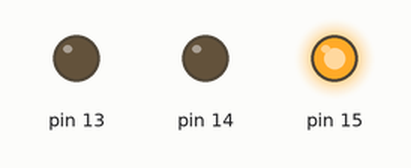
A program run on a simulated MicroPython board. Parts: output pins drawn as LEDs (lit = HIGH).

Above: at 3.5 s.
At 8.0 s:
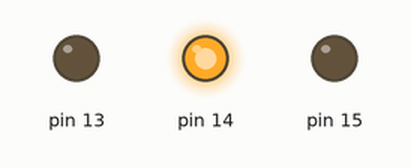
At 11.5 s:
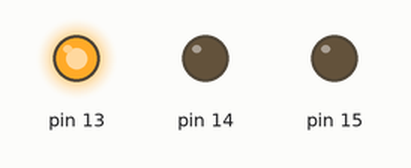
Timing chart, 0 to 18.2 s (numbered marks = the images above):
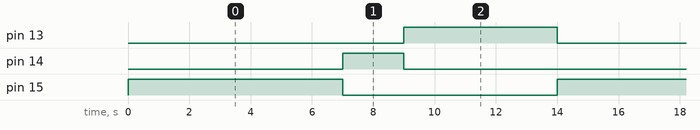

The program:

traffic_light.py
```python
from machine import Pin
import utime

class Light:
    """Represents a single light. Owns the Pin for the light, and is responsible for activating it
    """
    def __init__(self, pin_no, duration):
        """Inits the Light

        Args:
            pin_no (int): GPIO pin number.
            duration (int): seconds to run the light
        """
        self.pin = Pin(pin_no, Pin.OUT)
        self.duration = duration
        self.pin.off()

    def activate(self):
        """Activates the light for duration number of seconds.
        """
        self.pin.on()
        utime.sleep(self.duration)
        self.pin.off()

class TrafficLight:
    """Represents a traffic light, with a go, slow, and stop signal.
    Light order is stop, slow, go.
    """
    def __init__(self, go_num, slow_num, stop_num):
        self.go = Light(go_num, 5)
        self.slow = Light(slow_num, 2)
        self.stop = Light(stop_num, 7)

        self.lights = [self.stop, self.slow, self.go]

    def run(self):
        """Activate each light in order.
        """
        for light in self.lights:
            light.activate()

if __name__ == '__main__':
    l = TrafficLight(13, 14, 15)
    while True:
        l.run()
```

Measured:
- by itself, pin 13: alternates HIGH for 5.0 s and LOW for 9.0 s
- by itself, pin 14: alternates HIGH for 2.0 s and LOW for 12.0 s
- by itself, pin 15: alternates HIGH for 7.0 s and LOW for 7.0 s
